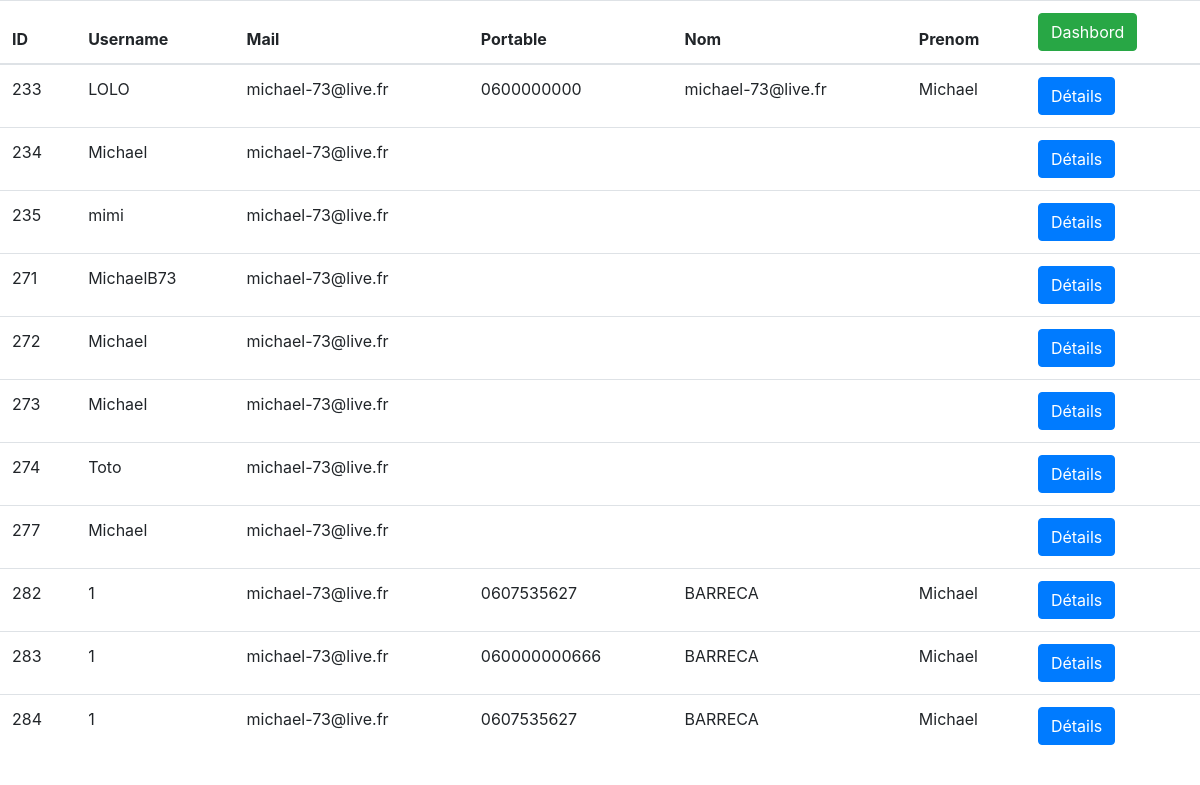
/admin/admin.php, run on the app's committed database.
### tables this page shows
CREATE TABLE `users` (
  `id` int(11) NOT NULL,
  `username` varchar(255) NOT NULL,
  `password` varchar(255) NOT NULL,
  `mail` varchar(50) NOT NULL,
  `portable` varchar(255) NOT NULL,
  `nom` varchar(255) NOT NULL,
  `prenom` varchar(255) NOT NULL
);

### admin/admin.php (the view, shortened to what this page needs)
<?php
require '../connexion.php';
?>
<!DOCTYPE html>
<html lang="fr">
<head>
    <link rel="stylesheet" href="https://stackpath.bootstrapcdn.com/bootstrap/4.4.1/css/bootstrap.min.css">
    <link href="https://cdnjs.cloudflare.com/ajax/libs/toastr.js/latest/css/toastr.min.css" rel="stylesheet" />
</head>
<body>
    <main>
        <div class="row">
            <section class="col-12">
                <table class="table">
                    <thead>
                        <th>ID</th>
                        <th>Username</th>
                        <th>Mail</th>
                        <th>Portable</th>
                        <th>Nom</th>
                        <th>Prenom</th>
                        <th><a href="../affiche.php"><button class="btn btn-success">Dashbord</button></a></th>
                    </thead>
                <tbody>
                        <?php
                    $prepare =$pdo->prepare("SELECT id, username, mail, portable, nom, prenom  FROM users");
                    $prepare->execute();
                    $result = $prepare->fetchAll();
                        foreach($result as $users) {
                        ?>
                            <tr>
                                <td><?= $users['id'] ?><br></td>
                                <td><?= $users['username'] ?><br></td>
                                <td><?= $users['mail'] ?><br></td>
                                <td><?= $users['portable'] ?><br></td>
                                <td><?= $users['nom'] ?><br></td>
                                <td><?= $users['prenom'] ?><br></td>
                                <td>
                                    <a href="formadmin.php?id=<?= $users['id'] ?>"><button class="btn btn-primary">Détails</button></a>
                                </tr>
                            <?php } ?>
                        </tbody>
                    </table>
                </section>
            </div>
        </main>
    </body>
</html>

### data on the page
users: id "233", username "LOLO", mail "michael-73@live.fr", portable "0600000000", nom "michael-73@live.fr", prenom "Michael"
users: id "234", username "Michael", mail "michael-73@live.fr"
users: id "235", username "mimi", mail "michael-73@live.fr"
users: id "271", username "MichaelB73", mail "michael-73@live.fr"
users: id "272", username "Michael", mail "michael-73@live.fr"
users: id "273", username "Michael", mail "michael-73@live.fr"
users: id "274", username "Toto", mail "michael-73@live.fr"
users: id "277", username "Michael", mail "michael-73@live.fr"
users: id "282", username "1", mail "michael-73@live.fr", portable "0607535627", nom "BARRECA", prenom "Michael"
users: id "283", username "1", mail "michael-73@live.fr", portable "060000000666", nom "BARRECA", prenom "Michael"
users: id "284", username "1", mail "michael-73@live.fr", portable "0607535627", nom "BARRECA", prenom "Michael"
